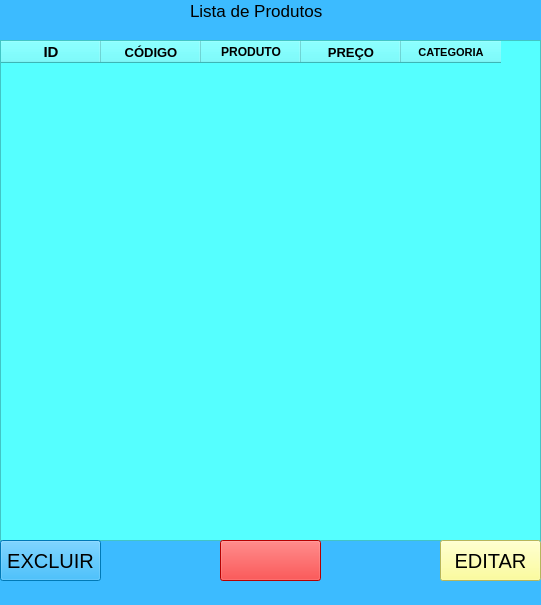
<?xml version="1.0" encoding="UTF-8"?>
<ui version="4.0">
 <class>MainWindow</class>
 <widget class="QMainWindow" name="MainWindow">
  <property name="geometry">
   <rect>
    <x>0</x>
    <y>0</y>
    <width>541</width>
    <height>605</height>
   </rect>
  </property>
  <property name="windowTitle">
   <string>MainWindow</string>
  </property>
  <property name="styleSheet">
   <string notr="true">background-color: rgb(60, 187, 255);</string>
  </property>
  <widget class="QWidget" name="centralwidget">
   <widget class="QLabel" name="label">
    <property name="geometry">
     <rect>
      <x>190</x>
      <y>-20</y>
      <width>171</width>
      <height>61</height>
     </rect>
    </property>
    <property name="font">
     <font>
      <pointsize>13</pointsize>
     </font>
    </property>
    <property name="text">
     <string>Lista de Produtos</string>
    </property>
   </widget>
   <widget class="QTableWidget" name="tableWidget">
    <property name="geometry">
     <rect>
      <x>0</x>
      <y>40</y>
      <width>541</width>
      <height>501</height>
     </rect>
    </property>
    <property name="font">
     <font>
      <pointsize>13</pointsize>
      <weight>75</weight>
      <bold>true</bold>
     </font>
    </property>
    <property name="styleSheet">
     <string notr="true">
background-color: rgb(85, 255, 255);</string>
    </property>
    <property name="showGrid">
     <bool>true</bool>
    </property>
    <property name="gridStyle">
     <enum>Qt::NoPen</enum>
    </property>
    <property name="rowCount">
     <number>0</number>
    </property>
    <property name="columnCount">
     <number>5</number>
    </property>
    <attribute name="horizontalHeaderDefaultSectionSize">
     <number>100</number>
    </attribute>
    <column>
     <property name="text">
      <string>ID</string>
     </property>
     <property name="font">
      <font>
       <pointsize>11</pointsize>
       <weight>75</weight>
       <bold>true</bold>
      </font>
     </property>
    </column>
    <column>
     <property name="text">
      <string>CÓDIGO</string>
     </property>
     <property name="font">
      <font>
       <pointsize>10</pointsize>
       <weight>75</weight>
       <bold>true</bold>
      </font>
     </property>
    </column>
    <column>
     <property name="text">
      <string>PRODUTO</string>
     </property>
     <property name="font">
      <font>
       <pointsize>9</pointsize>
       <weight>75</weight>
       <bold>true</bold>
      </font>
     </property>
    </column>
    <column>
     <property name="text">
      <string>PREÇO</string>
     </property>
     <property name="font">
      <font>
       <pointsize>10</pointsize>
       <weight>75</weight>
       <bold>true</bold>
      </font>
     </property>
    </column>
    <column>
     <property name="text">
      <string>CATEGORIA</string>
     </property>
     <property name="font">
      <font>
       <pointsize>8</pointsize>
       <weight>75</weight>
       <bold>true</bold>
      </font>
     </property>
    </column>
   </widget>
   <widget class="QPushButton" name="pushButton">
    <property name="geometry">
     <rect>
      <x>220</x>
      <y>540</y>
      <width>101</width>
      <height>41</height>
     </rect>
    </property>
    <property name="font">
     <font>
      <pointsize>15</pointsize>
     </font>
    </property>
    <property name="styleSheet">
     <string notr="true">background-color: rgb(255, 0, 0);</string>
    </property>
   </widget>
   <widget class="QPushButton" name="pushButton_2">
    <property name="geometry">
     <rect>
      <x>0</x>
      <y>540</y>
      <width>101</width>
      <height>41</height>
     </rect>
    </property>
    <property name="font">
     <font>
      <pointsize>15</pointsize>
     </font>
    </property>
    <property name="styleSheet">
     <string notr="true">background-color: rgb(255, 0, 0);
background-color: rgb(0, 170, 255);</string>
    </property>
    <property name="text">
     <string>EXCLUIR</string>
    </property>
   </widget>
   <widget class="QPushButton" name="pushButton_3">
    <property name="geometry">
     <rect>
      <x>440</x>
      <y>540</y>
      <width>101</width>
      <height>41</height>
     </rect>
    </property>
    <property name="font">
     <font>
      <pointsize>15</pointsize>
     </font>
    </property>
    <property name="styleSheet">
     <string notr="true">background-color: rgb(255, 255, 127);</string>
    </property>
    <property name="text">
     <string>EDITAR</string>
    </property>
   </widget>
  </widget>
  <widget class="QMenuBar" name="menubar">
   <property name="geometry">
    <rect>
     <x>0</x>
     <y>0</y>
     <width>541</width>
     <height>26</height>
    </rect>
   </property>
  </widget>
 </widget>
 <resources/>
 <connections/>
</ui>
